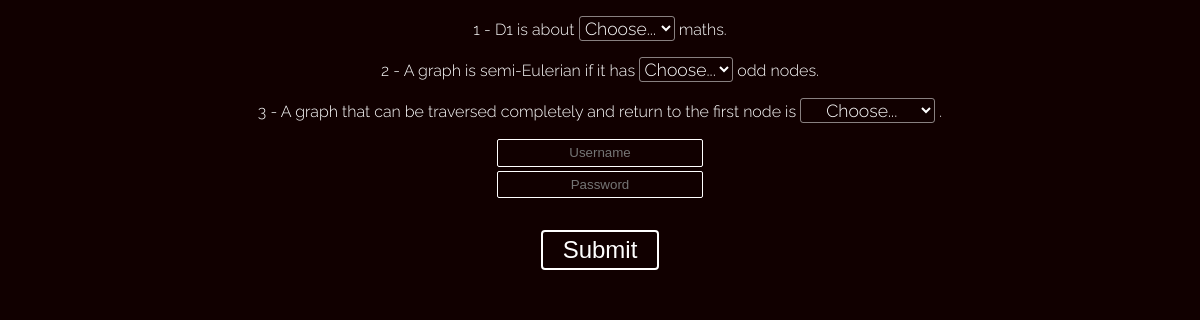
The app's page /quiz.php?quiz=1 with its own data.
### tables this page shows
CREATE TABLE `Question` (
  `QuestionID` int(10) unsigned NOT NULL,
  `Prompt` text NOT NULL,
  `Solution` text NOT NULL,
  `Options` text NOT NULL,
  `TestID` int(10) unsigned NOT NULL,
  PRIMARY KEY (`QuestionID`),
  KEY `fk_questionid_testid` (`TestID`),
  CONSTRAINT `fk_questionid_testid` FOREIGN KEY (`TestID`) REFERENCES `Test` (`TestID`) ON DELETE CASCADE ON UPDATE CASCADE,
  CONSTRAINT `prompt_has_underscore` CHECK (`Prompt` regexp '^[^_]*_[^_]*$')
);

### html/quiz.php (the view, shortened to what this page needs)
<!DOCTYPE html>
<html lang="en-GB">
<head>
    <link rel="stylesheet" href="/css/quiz.css">
</head>
<body>
<?php
$pdo = get_PDO();
function buildquiz() {
    global $pdo;
    $quizstmt = $pdo->prepare("SELECT QuestionID, Prompt, Solution, Options FROM Question WHERE TestID = :quizid");
    $quizstmt->execute([
        'quizid' => $_GET['quiz']
    ]);
    if ($quizstmt->rowcount() !== 0) {
        echo "<form id=\"quizform\" method=\"post\">\n";
        $question_number = 1;
        foreach ($quizstmt as $question) {
            $paragraph = "<p>" . htmlentities($question_number) . " - " . htmlentities($question['Prompt']) . "</p>\n";
            $question_number++;
            $options = explode(",", $question['Options']);
            $options[] = $question['Solution'];
            shuffle($options);
            $selection_box = "<select name=\"" . htmlspecialchars($question['QuestionID']) . "\" required>\n
                <option disabled selected value style=\"display: none;\">Choose...</option>\n";
            foreach ($options as $opt) {
                $selection_box .= "<option" . restore($question['QuestionID'], $opt) . ">". htmlentities($opt) . "</option>\n";
            }
            $selection_box .= "</select>\n";
            echo str_replace("_", $selection_box, $paragraph);
        }
        ?>
            <input type="text" placeholder="Username" name="username" maxlength="20" required>
            <input type="password" placeholder="Password" name="password" required>
            <br />
            <button id="submitbutton">Submit</button>
        </form>
        <?php
    } else {
        http_response_code(404);
        echo "<h1>That quiz doesn't exist.</h1>";
        die();
    }
}
if (!isset($_GET['quiz'])) {
    $quizstmt = $pdo->query("SELECT * FROM Test");
    echo "<h1>List of quizzes:</h1>\n";
    foreach ($quizstmt as $row) {
        echo "<p class=\"quizname\"><a href=\"/quiz.php?quiz=" . htmlentities($row['TestID']) . "\">" . htmlentities($row['Name']) . "</a></p>\n";
    }
    echo "<p><a href=\"/choice.php\">Back</a></p>";
} elseif (!isset($_POST['username'], $_POST['password'])) {
    buildquiz();
} else {
    http_response_code(400);
    echo "<h1>Invalid request.</h1>";
}
?>
</body>
</html>

### html/css/quiz.css (style rules this page uses)
html { background-color: #100; height: 100%; }
body { margin: auto; }
h1, h2, p, a, li, select { color: white; font-family: 'Raleway', sans-serif; font-weight: 300; text-align: center; }
select { background-color: transparent; font-size: 1.1em; border: 1px solid rgba(255, 255, 255, 0.5); border-radius: 3px; }
option { color: black; }
input[type="text"], input[type="password"] { color: white; background-color: transparent; border: 1px solid white; border-radius: 2px; padding: 0.4em 1em; text-align: center; display: block; margin: 0.3em auto; }
#submitbutton { color: white; background-color: transparent; border: 2px solid white; border-radius: 4px; transition-duration: 0.5s; cursor: pointer; font-size: 1.5em; display: block; margin: 10px auto; padding: 4px 20px; }

### records on screen
question: Prompt "D1 is about maths.", QuestionID "Choose..."
question: Prompt "A graph is semi-Eulerian if it has odd nodes.", QuestionID "Choose..."
question: Prompt "A graph that can be traversed completely and return to the first node is .", QuestionID "Choose..."
